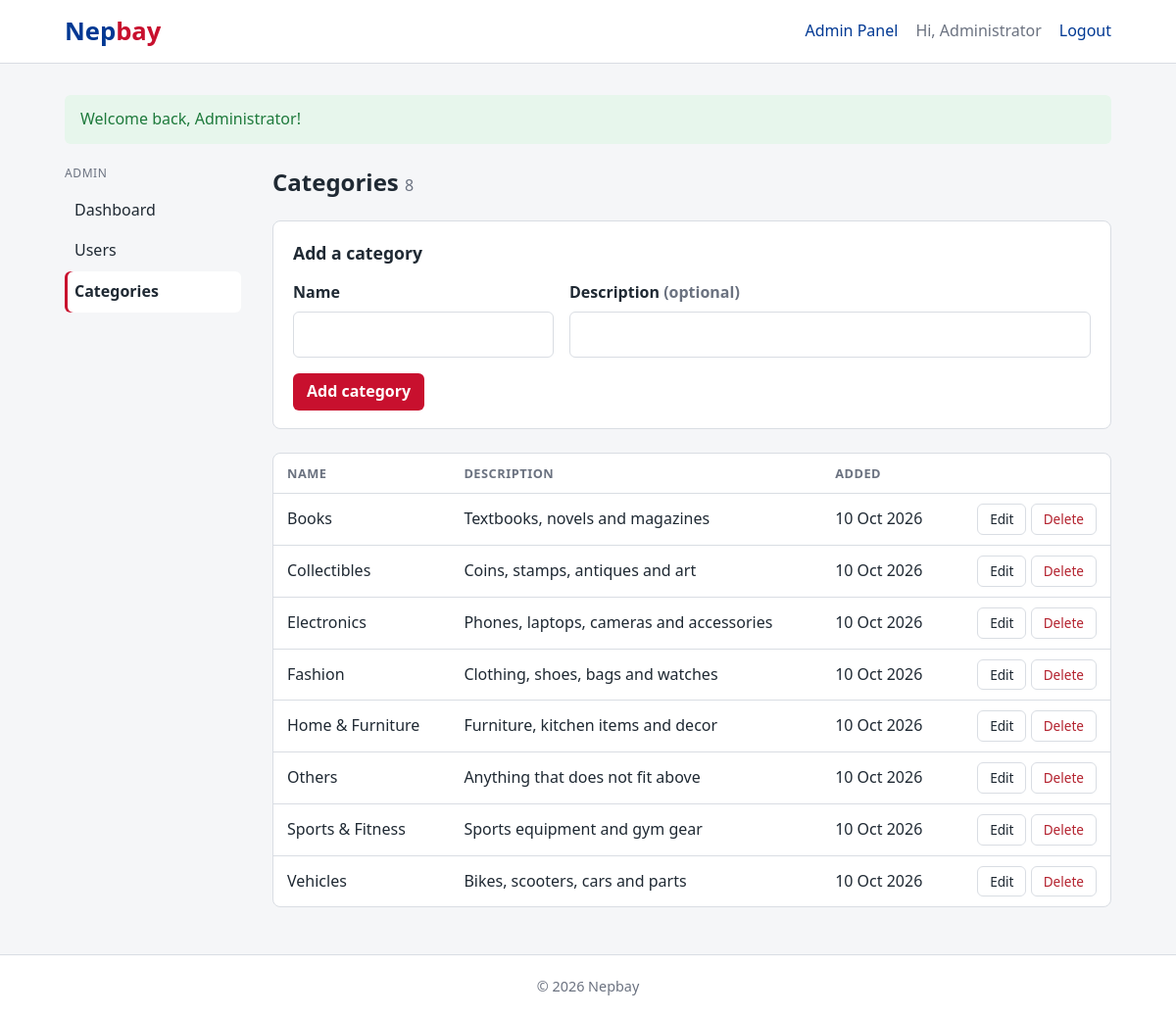
Screenshot of /admin/categories.php (signed in) with the database file from the repository.
### tables this page shows
CREATE TABLE IF NOT EXISTS users (
    id            INT UNSIGNED AUTO_INCREMENT PRIMARY KEY,
    name          VARCHAR(100) NOT NULL,
    email         VARCHAR(150) NOT NULL UNIQUE,
    password_hash VARCHAR(255) NOT NULL,           
    phone         VARCHAR(20)  NULL,
    address       VARCHAR(255) NULL,
    role          ENUM('user', 'admin') NOT NULL DEFAULT 'user',
    status        ENUM('active', 'blocked') NOT NULL DEFAULT 'active',
    created_at    DATETIME NOT NULL DEFAULT CURRENT_TIMESTAMP
);

CREATE TABLE IF NOT EXISTS categories (
    id          INT UNSIGNED AUTO_INCREMENT PRIMARY KEY,
    name        VARCHAR(100) NOT NULL UNIQUE,
    description VARCHAR(255) NULL,
    created_at  DATETIME NOT NULL DEFAULT CURRENT_TIMESTAMP
);

### includes/db.php (called while the page is built)
<?php
function db(): PDO
{
    static $pdo = null;
    if ($pdo === null) {
        $dsn = 'mysql:host=' . DB_HOST . ';dbname=' . DB_NAME . ';charset=utf8mb4';
        $pdo = new PDO($dsn, DB_USER, DB_PASS, [
            PDO::ATTR_ERRMODE            => PDO::ERRMODE_EXCEPTION,
            PDO::ATTR_DEFAULT_FETCH_MODE => PDO::FETCH_ASSOC,
            PDO::ATTR_EMULATE_PREPARES   => false,
        ]);
        $pdo->exec("SET time_zone = '+05:45'");
    }
    return $pdo;
}

### includes/auth.php (called while the page is built, shortened)
<?php
function current_user(): ?array
{
    static $user = false;
    if ($user === false) {
        $user = null;
        if (isset($_SESSION['user_id'])) {
            $stmt = db()->prepare('SELECT id, name, email, phone, address, role, status FROM users WHERE id = ?');
            $stmt->execute([$_SESSION['user_id']]);
            $row = $stmt->fetch();
            if ($row && $row['status'] === 'active') {
                $user = $row;
            } else {
                unset($_SESSION['user_id']);
            }
        }
    }
    return $user;
}
function is_logged_in(): bool
{
    return current_user() !== null;
}
function require_login(): void
{
    if (!is_logged_in()) {
        set_flash('error', 'Please log in to continue.');
        $currentPage = substr($_SERVER['REQUEST_URI'], strlen(BASE_URL));
        redirect('/login.php?redirect=' . urlencode($currentPage));
    }
}
function require_admin(): void
{
    require_login();
}

### includes/functions.php (called while the page is built, shortened)
<?php
function e(?string $text): string
{
    return htmlspecialchars($text ?? '', ENT_QUOTES, 'UTF-8');
}
function format_date(string $datetime): string
{
    return date('j M Y', strtotime($datetime));
}
function get_flash(): ?array
{
    $flash = $_SESSION['flash'] ?? null;
    return $flash;
}

### admin/categories.php (the view, shortened to what this page needs)
<?php
require_admin();
$editing = null;
$formId          = (int) ($_POST['id'] ?? $editing['id'] ?? 0);
$formName        = $_POST['name'] ?? $editing['name'] ?? '';
$formDescription = $_POST['description'] ?? $editing['description'] ?? '';
$categories = db()->query('SELECT id, name, description, created_at FROM categories ORDER BY name')->fetchAll();
require __DIR__ . '/../includes/header.php';
?>
<div class="admin-layout">
    <?php require __DIR__ . '/../includes/admin_sidebar.php'; ?>
    <section class="admin-content">
        <h1>Categories <span class="count"><?= count($categories) ?></span></h1>
        <form method="post" action="<?= BASE_URL ?>/admin/categories.php" class="panel">
            <h2><?= $formId ? 'Edit category' : 'Add a category' ?></h2>
            <div class="form-row">
                <div>
                    <label for="name">Name</label>
                    <input type="text" id="name" name="name" value="<?= e($formName) ?>" maxlength="100" required>
                </div>
                <div>
                    <label for="description">Description <span class="muted">(optional)</span></label>
                    <input type="text" id="description" name="description" value="<?= e($formDescription) ?>" maxlength="255">
                </div>
            </div>
            <div class="form-actions">
                <button type="submit" class="btn btn-small"><?= $formId ? 'Save changes' : 'Add category' ?></button>
            </div>
        </form>
        <?php if (empty($categories)): ?>
            <p class="empty">No categories yet. Add the first one above.</p>
        <?php else: ?>
            <div class="table-wrap">
                <table>
                    <thead>
                        <tr>
                            <th>Name</th>
                            <th>Description</th>
                            <th>Added</th>
                            <th></th>
                        </tr>
                    </thead>
                    <tbody>
                        <?php foreach ($categories as $c): ?>
                            <tr class="<?= $c['id'] === $formId ? 'editing' : '' ?>">
                                <td><?= e($c['name']) ?></td>
                                <td class="wrap"><?= $c['description'] ? e($c['description']) : '<span class="muted">-</span>' ?></td>
                                <td><?= format_date($c['created_at']) ?></td>
                                <td class="actions">
                                    <a href="?edit=<?= $c['id'] ?>" class="btn-outline">Edit</a>
                                    <form method="post" class="inline">
                                        <button type="submit" class="btn-outline danger"
                                                onclick="return confirm(<?= e(json_encode('Delete the category "' . $c['name'] . '"?')) ?>)">Delete</button>
                                    </form>
                                </td>
                            </tr>
                        <?php endforeach; ?>
                    </tbody>
                </table>
            </div>
        <?php endif; ?>
    </section>
</div>
<?php require __DIR__ . '/../includes/footer.php'; ?>

### includes/header.php (shortened to what this page needs)
<?php
$user = current_user();
$flash = get_flash();
?>
<!DOCTYPE html>
<html lang="en">
<head>
    <link rel="stylesheet" href="<?= BASE_URL ?>/assets/css/style.css">
</head>
<body>
<header class="navbar">
    <div class="container nav-inner">
        <a href="<?= BASE_URL ?>/index.php" class="logo">Nep<span>bay</span></a>
        <nav>
            <?php if ($user): ?>
                <?php if ($user['role'] === 'admin'): ?>
                    <a href="<?= BASE_URL ?>/admin/index.php">Admin Panel</a>
                <?php else: ?>
                    <a href="<?= BASE_URL ?>/sell.php">Sell</a>
                    <a href="<?= BASE_URL ?>/my-auctions.php">My auctions</a>
                    <a href="<?= BASE_URL ?>/my-bids.php">My bids</a>
                <?php endif; ?>
                <span class="nav-user">Hi, <?= e($user['name']) ?></span>
                <form action="<?= BASE_URL ?>/logout.php" method="post" class="inline">
                    <button type="submit" class="link-button">Logout</button>
                </form>
            <?php else: ?>
                <a href="<?= BASE_URL ?>/login.php">Login</a>
                <a href="<?= BASE_URL ?>/register.php" class="btn btn-small">Register</a>
            <?php endif; ?>
        </nav>
    </div>
</header>
<main class="container">
    <?php if ($flash): ?>
        <div class="alert alert-<?= e($flash['type']) ?>"><?= e($flash['message']) ?></div>
    <?php endif; ?>

### includes/admin_sidebar.php
<?php
$currentPage = basename($_SERVER['PHP_SELF']);
$adminLinks = [
    'index.php' => 'Dashboard',
    'users.php' => 'Users',
    'categories.php' => 'Categories',
];
?>
<aside class="admin-sidebar">
    <p class="sidebar-title">Admin</p>
    <?php foreach ($adminLinks as $file => $label): ?>
        <a href="<?= BASE_URL ?>/admin/<?= $file ?>" class="<?= $currentPage === $file ? 'active' : '' ?>"><?= $label ?></a>
    <?php endforeach; ?>
</aside>

### includes/footer.php (shortened to what this page needs)
</main>
<footer class="footer">
    <div class="container">&copy; <?= date('Y') ?> <?= SITE_NAME ?></div>
</footer>
</body>
</html>

### assets/css/style.css (style rules this page uses)
:root { --primary: #c8102e; --primary-dark: #a00d24; --navy: #003893; --text: #1f2933; --muted: #6b7280; --border: #d9dde3; --bg: #f5f6f8; --white: #ffffff; --success-bg: #e7f6ec; --success-text: #1e7a3c; --error-bg: #fdecee; --error-text: #b4232f; }
* { box-sizing: border-box; margin: 0; padding: 0; }
body { font-family: system-ui, -apple-system, "Segoe UI", Roboto, sans-serif; color: var(--text); background: var(--bg); line-height: 1.6; min-height: 100vh; display: flex; flex-direction: column; }
a { color: var(--navy); text-decoration: none; }
.container { width: 100%; max-width: 1100px; margin: 0 auto; padding: 0 16px; }
main.container { flex: 1; padding-top: 32px; padding-bottom: 48px; }
.muted { color: var(--muted); }
.navbar { background: var(--white); border-bottom: 1px solid var(--border); }
.nav-inner { display: flex; align-items: center; justify-content: space-between; height: 64px; }
.logo { font-size: 1.6rem; font-weight: 800; color: var(--navy); }
.logo span { color: var(--primary); }
nav { display: flex; align-items: center; gap: 18px; }
.nav-user { color: var(--muted); }
.inline { display: inline; }
.link-button { background: none; border: none; padding: 0; font: inherit; color: var(--navy); cursor: pointer; }
.btn { display: inline-block; background: var(--primary); color: var(--white); border: none; border-radius: 6px; padding: 10px 20px; font: inherit; font-weight: 600; cursor: pointer; }
.btn-small { padding: 6px 14px; }
.alert { padding: 12px 16px; border-radius: 6px; margin-bottom: 20px; }
.alert-success { background: var(--success-bg); color: var(--success-text); }
label { display: block; font-weight: 600; margin: 14px 0 6px; }
input[type="text"], input[type="email"], input[type="tel"], input[type="password"] { width: 100%; padding: 10px 12px; border: 1px solid var(--border); border-radius: 6px; font: inherit; }
.admin-layout { display: grid; grid-template-columns: 180px 1fr; gap: 32px; align-items: start; }
.admin-sidebar { display: flex; flex-direction: column; }
.sidebar-title { font-size: 0.75rem; text-transform: uppercase; letter-spacing: 0.05em; color: var(--muted); margin-bottom: 8px; }
.admin-sidebar a { padding: 8px 10px; border-radius: 6px; color: var(--text); }
.admin-sidebar a.active { background: var(--white); font-weight: 600; box-shadow: inset 3px 0 0 var(--primary); }
.admin-content { min-width: 0; }
.admin-content h1 { font-size: 1.5rem; margin-bottom: 20px; }
.admin-content h2 { font-size: 1.1rem; }
.count { font-size: 1rem; font-weight: 400; color: var(--muted); }
.table-wrap { overflow-x: auto; background: var(--white); border: 1px solid var(--border); border-radius: 8px; }
table { width: 100%; border-collapse: collapse; }
th, td { padding: 10px 14px; text-align: left; border-bottom: 1px solid var(--border); white-space: nowrap; }
th { font-size: 0.8rem; text-transform: uppercase; letter-spacing: 0.04em; color: var(--muted); font-weight: 600; }
tbody tr:last-child td { border-bottom: none; }
td.actions { text-align: right; }
td.wrap { white-space: normal; min-width: 220px; }
.panel { background: var(--white); border: 1px solid var(--border); border-radius: 8px; padding: 18px 20px; margin-bottom: 24px; }
.panel h2 { margin-bottom: 4px; }
.panel label { margin-top: 10px; }
.form-row { display: grid; grid-template-columns: 1fr 2fr; gap: 16px; }
.form-actions { display: flex; align-items: center; gap: 16px; margin-top: 16px; }
.btn-outline { background: var(--white); border: 1px solid var(--border); border-radius: 6px; padding: 4px 12px; font: inherit; font-size: 0.85rem; cursor: pointer; }
a.btn-outline { display: inline-block; color: var(--text); }
.btn-outline.danger { color: var(--error-text); }
.footer { background: var(--white); border-top: 1px solid var(--border); padding: 20px 0; text-align: center; color: var(--muted); font-size: 0.9rem; }

### rows the page displays
users: name "Administrator"
categories: name "Books", description "Textbooks, novels and magazines", created_at "10 Oct 2026"
categories: name "Collectibles", description "Coins, stamps, antiques and art", created_at "10 Oct 2026"
categories: name "Electronics", description "Phones, laptops, cameras and accessories", created_at "10 Oct 2026"
categories: name "Fashion", description "Clothing, shoes, bags and watches", created_at "10 Oct 2026"
categories: name "Home & Furniture", description "Furniture, kitchen items and decor", created_at "10 Oct 2026"
categories: name "Others", description "Anything that does not fit above", created_at "10 Oct 2026"
categories: name "Sports & Fitness", description "Sports equipment and gym gear", created_at "10 Oct 2026"
categories: name "Vehicles", description "Bikes, scooters, cars and parts", created_at "10 Oct 2026"

### other values shown
$flash['message'] "Welcome back, Administrator!"
$label "Dashboard"
$label "Users"
$label "Categories"
count($categories) "8"
SITE_NAME "Nepbay"
